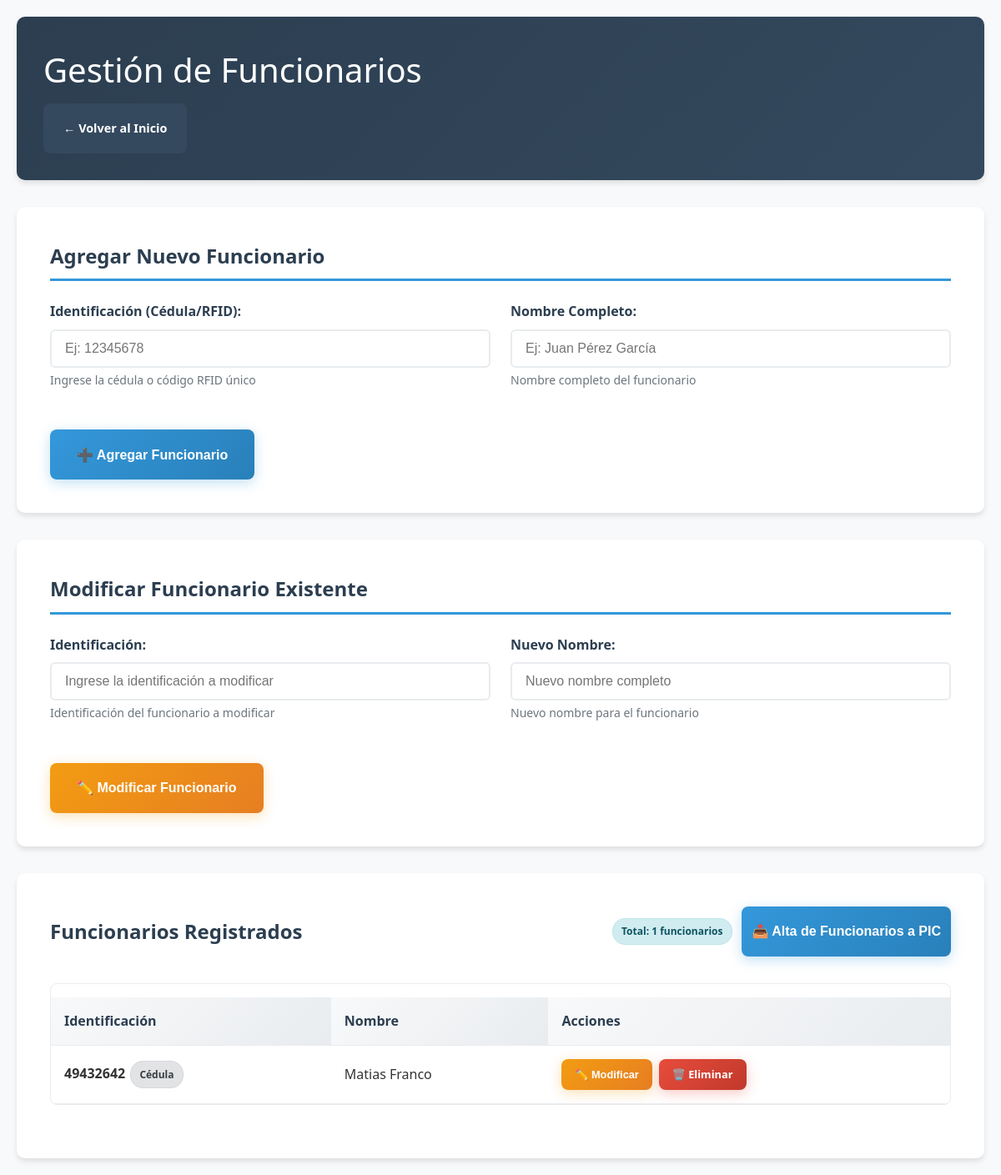
The page /funcionarios on the database as committed earlier.
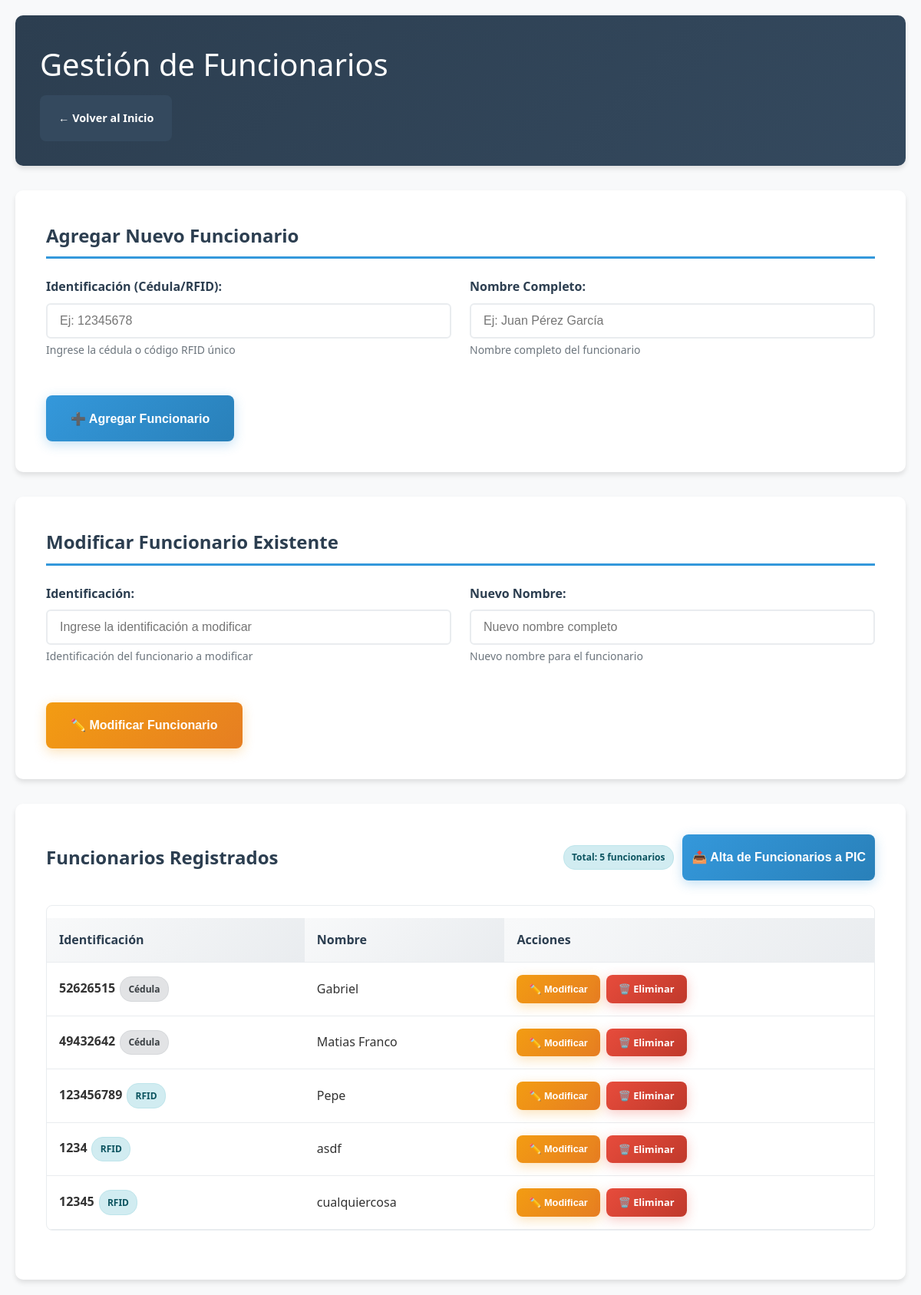
The same page on the database as committed later.
### tables this page shows
CREATE TABLE funcionarios (
                identificacion TEXT PRIMARY KEY,
                nombre TEXT NOT NULL
            );

### app.py (the view)
@app.route('/funcionarios')
def gestion_funcionarios():
    funcionarios = obtener_funcionarios()
    return render_template('funcionarios.html', funcionarios=funcionarios)

### database.py (called while the page is built)
def obtener_funcionarios():
    db = Database()
    conn = db.get_connection()
    cursor = conn.cursor()
    cursor.execute('SELECT * FROM funcionarios ORDER BY nombre')
    funcionarios = cursor.fetchall()
    conn.close()
    return funcionarios

    def init_db(self):
        conn = sqlite3.connect(self.db_name)
        cursor = conn.cursor()
        cursor.execute('''
            CREATE TABLE IF NOT EXISTS funcionarios (
                identificacion TEXT PRIMARY KEY,
                nombre TEXT NOT NULL
            )
        ''')
        cursor.execute('''
            CREATE TABLE IF NOT EXISTS eventos (
                id INTEGER PRIMARY KEY AUTOINCREMENT,
                identificacion TEXT NOT NULL,
                fecha_hora TEXT NOT NULL,
                autorizado INTEGER NOT NULL,
                canal TEXT NOT NULL,
                operacion TEXT NOT NULL,
                FOREIGN KEY (identificacion) REFERENCES funcionarios (identificacion)
            )
        ''')
        conn.commit()
        conn.close()

    def get_connection(self):
        conn = sqlite3.connect(self.db_name)
        conn.execute("PRAGMA journal_mode = WAL")
        conn.execute("PRAGMA synchronous = NORMAL")
        conn.execute("PRAGMA cache_size = -2000")
        return conn

### templates/funcionarios.html (shortened to what this page needs)
<!DOCTYPE html>
<html lang="es">
<head>
    <link rel="stylesheet" href="{{ url_for('static', filename='style.css') }}">
</head>
<body>
    <div class="container">
        <header>
            <h1>Gestión de Funcionarios</h1>
            <a href="{{ url_for('index') }}" class="btn btn-back">← Volver al Inicio</a>
        </header>
        <section class="form-section">
            <h2>Agregar Nuevo Funcionario</h2>
            <form action="{{ url_for('agregar_funcionario_route') }}" method="POST" class="form">
                <div class="form-row">
                    <div class="form-group">
                        <label for="identificacion">Identificación (Cédula/RFID):</label>
                        <input type="text" id="identificacion" name="identificacion"
                               placeholder="Ej: 12345678" required maxlength="20">
                        <small class="form-help">Ingrese la cédula o código RFID único</small>
                    </div>
                    <div class="form-group">
                        <label for="nombre">Nombre Completo:</label>
                        <input type="text" id="nombre" name="nombre"
                               placeholder="Ej: Juan Pérez García" required>
                        <small class="form-help">Nombre completo del funcionario</small>
                    </div>
                </div>
                <button type="submit" class="btn btn-primary">➕ Agregar Funcionario</button>
            </form>
        </section>
        <section class="form-section">
            <h2>Modificar Funcionario Existente</h2>
            <form action="{{ url_for('modificar_funcionario_route') }}" method="POST" class="form">
                <div class="form-row">
                    <div class="form-group">
                        <label for="mod_identificacion">Identificación:</label>
                        <input type="text" id="mod_identificacion" name="identificacion"
                               placeholder="Ingrese la identificación a modificar" required>
                        <small class="form-help">Identificación del funcionario a modificar</small>
                    </div>
                    <div class="form-group">
                        <label for="nuevo_nombre">Nuevo Nombre:</label>
                        <input type="text" id="nuevo_nombre" name="nuevo_nombre"
                               placeholder="Nuevo nombre completo" required>
                        <small class="form-help">Nuevo nombre para el funcionario</small>
                    </div>
                </div>
                <button type="submit" class="btn btn-warning">✏️ Modificar Funcionario</button>
            </form>
        </section>
        <section class="list-section">
            <div class="section-header">
                <h2>Funcionarios Registrados</h2>
                <div class="section-info" style="display: flex; gap: 10px; align-items: center;">
                    <span class="badge badge-info">Total: {{ funcionarios|length }} funcionarios</span>
                    <form action="{{ url_for('sincronizar_funcionarios_pic') }}" method="POST">
                        <button class="btn btn-primary" style="padding: 6px 12px;">
                            📤 Alta de Funcionarios a PIC
                        </button>
                    </form>
                </div>
            </div>
            {% if funcionarios %}
            <div class="table-container">
                <table class="table">
                    <thead>
                        <tr>
                            <th>Identificación</th>
                            <th>Nombre</th>
                            <th>Acciones</th>
                        </tr>
                    </thead>
                    <tbody>
                        {% for funcionario in funcionarios %}
                        <tr>
                            <td>
                                <strong>{{ funcionario[0] }}</strong>
                                {% if funcionario[0]|length == 8 %}
                                <span class="badge badge-secondary">Cédula</span>
                                {% else %}
                                <span class="badge badge-info">RFID</span>
                                {% endif %}
                            </td>
                            <td>{{ funcionario[1] }}</td>
                            <td>
                                <div class="table-actions">
                                    <button type="button"
                                            onclick="rellenarModificar('{{ funcionario[0] }}', '{{ funcionario[1] }}')"
                                            class="btn btn-warning btn-sm">
                                        ✏️ Modificar
                                    </button>
                                    <a href="{{ url_for('eliminar_funcionario_route', identificacion=funcionario[0]) }}"
                                       class="btn btn-danger btn-sm"
                                       onclick="return confirm('¿Está seguro de eliminar al funcionario {{ funcionario[1] }}?')">
                                        🗑️ Eliminar
                                    </a>
                                </div>
                            </td>
                        </tr>
                        {% endfor %}
                    </tbody>
                </table>
            </div>
            {% else %}
            <div class="empty-state">
                <p>No hay funcionarios registrados en el sistema.</p>
                <p>Utilice el formulario superior para agregar el primer funcionario.</p>
            </div>
            {% endif %}
        </section>
    </div>
</body>
</html>

### static/style.css (style rules this page uses)
* { margin: 0; padding: 0; box-sizing: border-box; }
body { font-family: 'Segoe UI', Tahoma, Geneva, Verdana, sans-serif; line-height: 1.6; color: #333; background-color: #f8f9fa; }
.container { max-width: 1200px; margin: 0 auto; padding: 20px; }
header { background: linear-gradient(135deg, #2c3e50, #34495e); color: white; padding: 2rem; margin-bottom: 2rem; border-radius: 10px; box-shadow: 0 4px 6px rgba(0,0,0,0.1); }
header h1 { margin: 0 0 0.5rem 0; font-size: 2.5rem; font-weight: 300; }
.btn { display: inline-flex; align-items: center; justify-content: center; gap: 0.5rem; padding: 1rem 2rem; text-decoration: none; border-radius: 8px; border: none; cursor: pointer; font-size: 1rem; font-weight: 600; transition: all 0.3s ease; text-align: center; min-height: 60px; }
.btn-primary { background: linear-gradient(135deg, #3498db, #2980b9); color: white; box-shadow: 0 4px 15px rgba(52, 152, 219, 0.3); }
.btn-warning { background: linear-gradient(135deg, #f39c12, #e67e22); color: white; box-shadow: 0 4px 15px rgba(243, 156, 18, 0.3); }
.btn-danger { background: linear-gradient(135deg, #e74c3c, #c0392b); color: white; box-shadow: 0 4px 15px rgba(231, 76, 60, 0.3); }
.btn-back { background: #34495e; color: white; padding: 0.75rem 1.5rem; font-size: 0.9rem; }
.btn-sm { padding: 0.5rem 1rem; font-size: 0.8rem; min-height: auto; }
.form-section { background: white; padding: 2.5rem; margin-bottom: 2rem; border-radius: 10px; box-shadow: 0 4px 6px rgba(0,0,0,0.1); }
.form-section h2 { margin-bottom: 1.5rem; color: #2c3e50; font-size: 1.5rem; border-bottom: 3px solid #3498db; padding-bottom: 0.5rem; }
.form { width: 100%; }
.form-row { display: grid; grid-template-columns: repeat(auto-fit, minmax(300px, 1fr)); gap: 1.5rem; margin-bottom: 1.5rem; }
.form-group { margin-bottom: 1.5rem; }
.form-group label { display: block; margin-bottom: 0.5rem; font-weight: 600; color: #2c3e50; }
.form-group input, .form-group select, .form-select { width: 100%; padding: 0.75rem 1rem; border: 2px solid #e9ecef; border-radius: 6px; font-size: 1rem; transition: all 0.3s ease; background: white; }
.form-help { display: block; margin-top: 0.25rem; color: #6c757d; font-size: 0.875rem; }
.list-section { background: white; padding: 2.5rem; border-radius: 10px; box-shadow: 0 4px 6px rgba(0,0,0,0.1); }
.section-header { display: flex; justify-content: space-between; align-items: center; margin-bottom: 2rem; flex-wrap: wrap; gap: 1rem; }
.section-header h2 { color: #2c3e50; margin: 0; }
.section-info { display: flex; gap: 1rem; align-items: center; }
.table-container { overflow-x: auto; border: 1px solid #e9ecef; border-radius: 8px; margin-bottom: 1.5rem; }
.table { width: 100%; border-collapse: collapse; margin-top: 1rem; min-width: 800px; }
.table th, .table td { padding: 1rem; text-align: left; border-bottom: 1px solid #e9ecef; }
.table th { background: linear-gradient(135deg, #f8f9fa, #e9ecef); font-weight: 600; color: #2c3e50; position: sticky; top: 0; z-index: 10; }
.table-actions { display: flex; gap: 0.5rem; flex-wrap: wrap; }
.badge { display: inline-block; padding: 0.35rem 0.65rem; border-radius: 15px; font-size: 0.75rem; font-weight: 600; margin: 0.1rem; }
.badge-info { background: #d1ecf1; color: #0c5460; border: 1px solid #bee5eb; }
.badge-secondary { background: #e2e3e5; color: #383d41; border: 1px solid #d6d8db; }

Rows that differ between the two databases and show on the page:
added funcionarios: identificacion "52626515", shows "Cédula", nombre "Gabriel"
added funcionarios: identificacion "123456789", shows "RFID", nombre "Pepe"
added funcionarios: identificacion "1234", shows "RFID", nombre "asdf"
added funcionarios: identificacion "12345", shows "RFID", nombre "cualquiercosa"
Other text that changed with them:
{{ funcionarios|length }}: "1" → "5"
